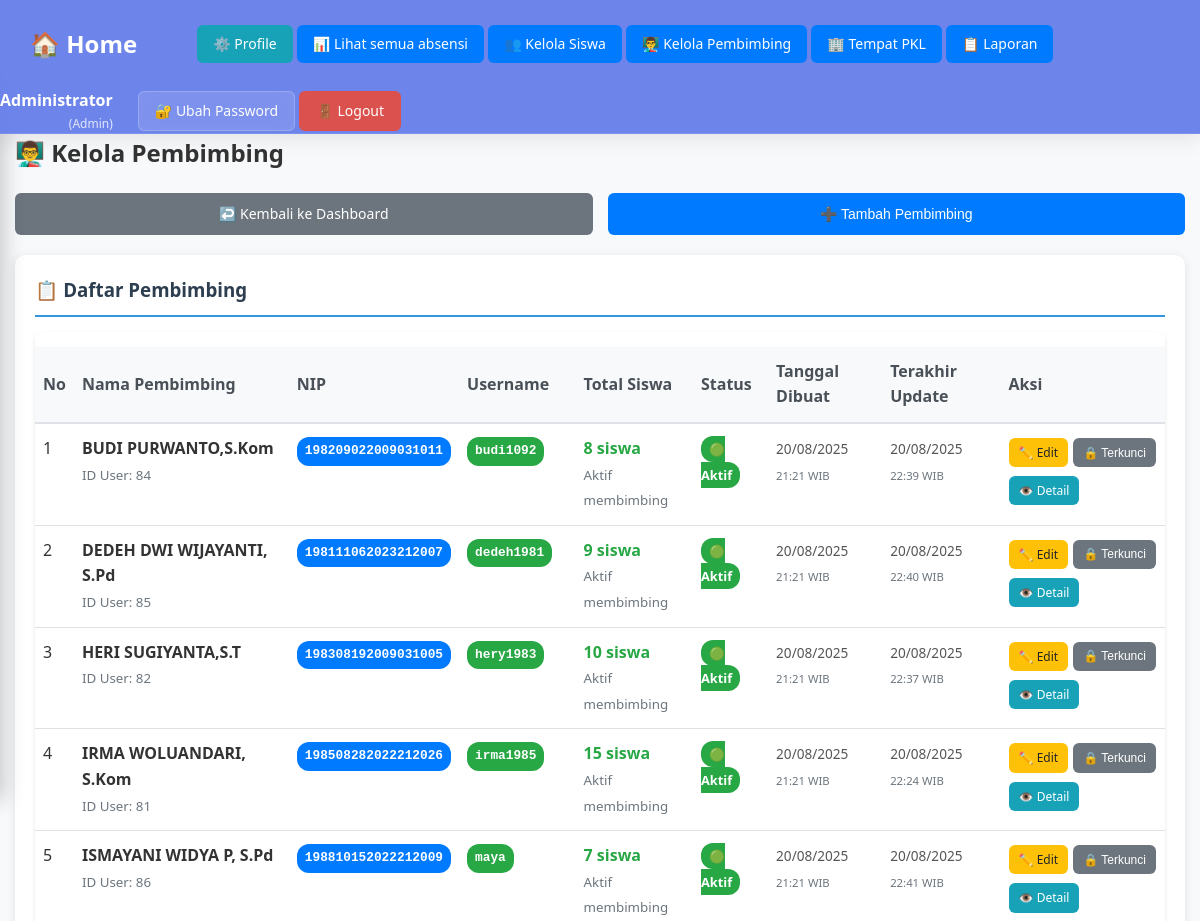
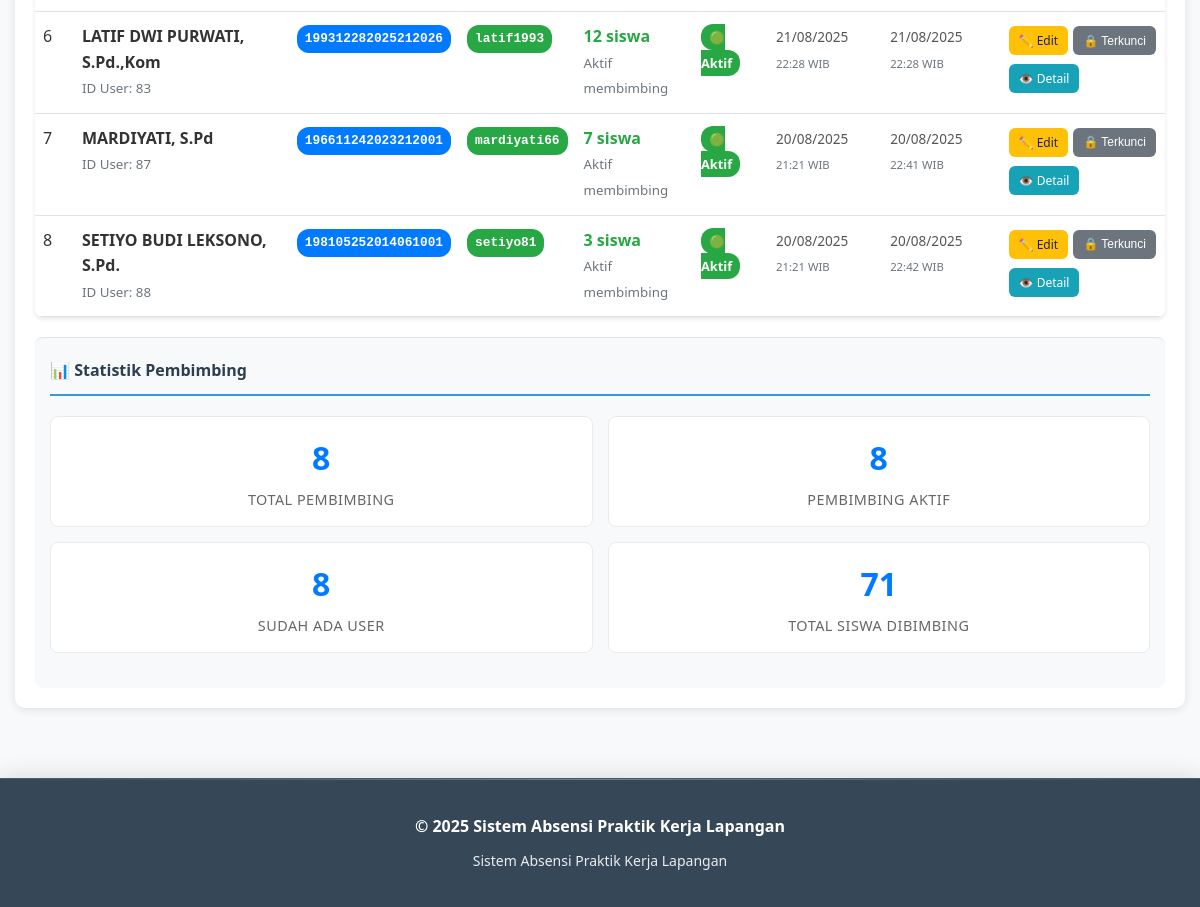
Screenshot of /public/index.php?r=admin/pembimbing (signed in) with the database file from the repository (2 pictures, top to bottom).
### tables this page shows
CREATE TABLE `pembimbing` (
  `id` int(11) NOT NULL AUTO_INCREMENT,
  `nama` varchar(255) NOT NULL,
  `nip` varchar(18) NOT NULL,
  `user_id` int(11) DEFAULT NULL,
  `created_at` timestamp NOT NULL DEFAULT current_timestamp(),
  `updated_at` timestamp NOT NULL DEFAULT current_timestamp() ON UPDATE current_timestamp(),
  PRIMARY KEY (`id`),
  UNIQUE KEY `nip` (`nip`)
);

CREATE TABLE `users` (
  `id` int(11) NOT NULL AUTO_INCREMENT,
  `username` varchar(50) NOT NULL,
  `password_hash` varchar(255) NOT NULL,
  `role` enum('admin','pembimbing','siswa') NOT NULL,
  `name` varchar(100) NOT NULL,
  PRIMARY KEY (`id`),
  UNIQUE KEY `username` (`username`)
);

### app/Controllers/Controller.php (called while the page is built, shortened)
<?php
class Controller {
    protected function view(string $path, array $data=[]): void {
        extract($data);
        $viewFile = __DIR__ . '/../Views/' . $path . '.php';
        include __DIR__ . '/../Views/layouts/header.php';
        include $viewFile;
        include __DIR__ . '/../Views/layouts/footer.php';
    }
}

### app/Controllers/AdminController.php (called while the page is built, shortened)
<?php
class AdminController extends Controller {
    public function pembimbing(): void {
        $db = new Database(require __DIR__.'/../../config/db.php');
        $pembimbing = new Pembimbing($db);
        $listPembimbing = $pembimbing->listAll();
        $this->view('admin/pembimbing', ['pembimbing' => $listPembimbing]);
    }
}

### public/index.php (called while the page is built, shortened)
<?php
require __DIR__.'/../app/autoload.php';
$appCfg = require __DIR__.'/../config/app.php';
$r = $_GET['r'] ?? 'auth/login';
[$c, $a] = array_pad(explode('/', $r, 2), 2, 'index');
$controller = null;
switch($c){
    case 'admin': $controller = new AdminController($appCfg); break;
}
$controller->$a();

### app/autoload.php (called while the page is built, shortened)
<?php
spl_autoload_register(function ($class) {
    $prefix = 'App\\';
    $base_dir = __DIR__ . '/';
    $len = strlen($prefix);
    $relative_class = substr($class, $len);
    $file = $base_dir . str_replace('\\', '/', $relative_class) . '.php';
});

### config/db.php (called while the page is built, shortened)
<?php
return [
    'host' => 'localhost',
    'name' => 'db_absensi_pkl',
    'user' => 'root',
    'pass' => '',
    'charset' => 'utf8mb4',
];

### app/Models/Database.php (called while the page is built, shortened)
<?php
class Database {
    private PDO $pdo;
    public function __construct(array $cfg) {
        $dsn = sprintf('mysql:host=%s;dbname=%s;charset=%s',$cfg['host'],$cfg['name'],$cfg['charset']??'utf8mb4');
        $opt = [
            PDO::ATTR_ERRMODE => PDO::ERRMODE_EXCEPTION,
            PDO::ATTR_DEFAULT_FETCH_MODE => PDO::FETCH_ASSOC,
            PDO::ATTR_EMULATE_PREPARES => false,
        ];
        try { $this->pdo = new PDO($dsn,$cfg['user'],$cfg['pass'],$opt); }
        catch (PDOException $e) { die('DB connection failed: '.$e->getMessage()); }
    }
    public function pdo(): PDO {
        return $this->pdo;
    }
}

### app/Models/BaseModel.php (called while the page is built, shortened)
<?php
abstract class BaseModel {
    public function __construct(Database $database) {
        $this->db = $database->pdo();
    }
}

### app/Models/Pembimbing.php (called while the page is built, shortened)
<?php
class Pembimbing extends BaseModel {
    public function listAll(): array {
        $st = $this->db->prepare("
            SELECT
                p.*,
                COALESCE(siswa_count.total_siswa, 0) as total_siswa,
                u.username,
                u.role as user_role,
                u.name as user_name
            FROM pembimbing p
            LEFT JOIN (
                SELECT pembimbing_id, COUNT(*) as total_siswa
                FROM siswa
                GROUP BY pembimbing_id
            ) siswa_count ON p.id = siswa_count.pembimbing_id
            LEFT JOIN users u ON p.user_id = u.id
            ORDER BY p.nama ASC
        ");
        $st->execute();
        return $st->fetchAll();
    }
}

### app/Views/admin/pembimbing.php (the view, shortened to what this page needs)
<h2>👨‍🏫 Kelola Pembimbing</h2>
<div class="action-buttons" style="margin-bottom: 20px;">
    <a href="?r=admin/dashboard" class="btn btn-secondary">
        ↩️ Kembali ke Dashboard
    </a>
    <button onclick="showAddForm()" class="btn btn-primary">
        ➕ Tambah Pembimbing
    </button>
</div>
<div class="grid">
    <div class="card">
        <h3>📋 Daftar Pembimbing</h3>
        <?php if(empty($pembimbing)): ?>
            <div class="alert alert-info">
                <strong>ℹ️ Info:</strong> Belum ada data pembimbing.
                Silakan tambah pembimbing baru.
            </div>
        <?php else: ?>
            <div class="table-responsive">
                <table class="table">
                    <thead>
                        <tr>
                            <th>No</th>
                            <th>Nama Pembimbing</th>
                            <th>NIP</th>
                            <th>Username</th>
                            <th>Total Siswa</th>
                            <th>Status</th>
                            <th>Tanggal Dibuat</th>
                            <th>Terakhir Update</th>
                            <th>Aksi</th>
                        </tr>
                    </thead>
                    <tbody>
                    <?php
                    $no = 1;
                    foreach($pembimbing as $p):
                    ?>
                        <tr>
                            <td><?= $no++ ?></td>
                            <td>
                                <strong><?= htmlspecialchars($p['nama']) ?></strong>
                                <?php if (!empty($p['user_id'])): ?>
                                    <br><small class="text-muted">ID User: <?= $p['user_id'] ?></small>
                                <?php endif; ?>
                            </td>
                            <td>
                                <span class="nip-badge"><?= htmlspecialchars($p['nip']) ?></span>
                            </td>
                            <td>
                                <?php if (!empty($p['username'])): ?>
                                    <span class="username-badge"><?= htmlspecialchars($p['username']) ?></span>
                                <?php else: ?>
                                    <span class="badge badge-warning">Belum ada user</span>
                                <?php endif; ?>
                            </td>
                            <td>
                                <span class="siswa-count"><?= $p['total_siswa'] ?? 0 ?> siswa</span>
                                <?php if (($p['total_siswa'] ?? 0) > 0): ?>
                                    <br><small class="text-muted">Aktif membimbing</small>
                                <?php endif; ?>
                            </td>
                            <td>
                                <?php if(($p['total_siswa'] ?? 0) > 0): ?>
                                    <span class="badge badge-success">🟢 Aktif</span>
                                <?php else: ?>
                                    <span class="badge badge-secondary">⚪ Tidak Aktif</span>
                                <?php endif; ?>
                            </td>
                            <td>
                                <?php if (!empty($p['created_at'])): ?>
                                    <span class="date-info">
                                        <?= date('d/m/Y', strtotime($p['created_at'])) ?>
                                        <br><small class="text-muted"><?= date('H:i', strtotime($p['created_at'])) ?> WIB</small>
                                    </span>
                                <?php else: ?>
                                    <span class="text-muted">-</span>
                                <?php endif; ?>
                            </td>
                            <td>
                                <?php if (!empty($p['updated_at'])): ?>
                                    <span class="date-info">
                                        <?= date('d/m/Y', strtotime($p['updated_at'])) ?>
                                        <br><small class="text-muted"><?= date('H:i', strtotime($p['updated_at'])) ?> WIB</small>
                                    </span>
                                <?php else: ?>
                                    <span class="text-muted">-</span>
                                <?php endif; ?>
                            </td>
                            <td>
                                <div class="action-buttons-small">
                                    <a href="?r=admin/pembimbingEdit&id=<?= $p['id'] ?>"
                                       class="btn btn-sm btn-warning" title="Edit">
                                        ✏️ Edit
                                    </a>
                                    <?php if(($p['total_siswa'] ?? 0) == 0): ?>
                                        <button onclick="deletePembimbing(<?= $p['id'] ?>, '<?= htmlspecialchars($p['nama']) ?>')"
                                                class="btn btn-sm btn-danger" title="Hapus">
                                            🗑️ Hapus
                                        </button>
                                    <?php else: ?>
                                        <button class="btn btn-sm btn-secondary" disabled title="Tidak dapat dihapus karena masih membimbing siswa">
                                            🔒 Terkunci
                                        </button>
                                    <?php endif; ?>
                                    <a href="?r=admin/pembimbingDetail&id=<?= $p['id'] ?>"
                                       class="btn btn-sm btn-info" title="Detail">
                                        👁️ Detail
                                    </a>
                                </div>
                            </td>
                        </tr>
                    <?php endforeach; ?>
                    </tbody>
                </table>
            </div>
            <div class="stats-section" style="margin-top: 20px; padding-top: 20px; border-top: 1px solid #dee2e6;">
                <h4>📊 Statistik Pembimbing</h4>
                <div class="stats-grid">
                    <div class="stat-item">
                        <div class="stat-number"><?= count($pembimbing) ?></div>
                        <div class="stat-label">Total Pembimbing</div>
                    </div>
                    <div class="stat-item">
                        <div class="stat-number"><?= count(array_filter($pembimbing, function($p) { return ($p['total_siswa'] ?? 0) > 0; })) ?></div>
                        <div class="stat-label">Pembimbing Aktif</div>
                    </div>
                    <div class="stat-item">
                        <div class="stat-number"><?= count(array_filter($pembimbing, function($p) { return !empty($p['username']); })) ?></div>
                        <div class="stat-label">Sudah Ada User</div>
                    </div>
                    <div class="stat-item">
                        <div class="stat-number"><?= array_sum(array_column($pembimbing, 'total_siswa')) ?></div>
                        <div class="stat-label">Total Siswa Dibimbing</div>
                    </div>
                </div>
            </div>
        <?php endif; ?>
    </div>
</div>

### public/assets/css/style.css (style rules this page uses)
* { margin: 0; padding: 0; box-sizing: border-box; }
body { font-family: 'Segoe UI', Tahoma, Geneva, Verdana, sans-serif; line-height: 1.6; color: #333; background-color: #f8f9fa; }
.grid { display: grid; grid-template-columns: repeat(auto-fit, minmax(300px, 1fr)); gap: 20px; margin: 20px 0; }
.card { background: white; border-radius: 10px; padding: 20px; box-shadow: 0 2px 10px rgba(0,0,0,0.1); margin-bottom: 20px; }
.card h2, .card h3, .card h4 { color: #2c3e50; margin-bottom: 15px; border-bottom: 2px solid #3498db; padding-bottom: 10px; }
.btn { display: inline-block; padding: 10px 20px; border: none; border-radius: 5px; font-size: 16px; font-weight: 600; text-decoration: none; cursor: pointer; transition: all 0.3s ease; text-align: center; }
.btn-primary { background-color: #3498db; color: white; }
.btn-secondary { background-color: #6c757d; color: white; }
.btn-info { background-color: #17a2b8; color: white; }
.btn-sm { padding: 5px 10px; font-size: 14px; }
.action-buttons { display: grid; grid-template-columns: repeat(auto-fit, minmax(200px, 1fr)); gap: 15px; margin: 20px 0; }
.table { width: 100%; border-collapse: collapse; margin-top: 15px; }
.table th, .table td { padding: 12px; text-align: left; border-bottom: 1px solid #dee2e6; }
.table th { background-color: #f8f9fa; font-weight: 600; color: #2c3e50; }
.stats-grid { display: grid; grid-template-columns: repeat(auto-fit, minmax(150px, 1fr)); gap: 20px; margin: 20px 0; }
.stat-number { font-size: 2.5rem; font-weight: bold; color: #2c3e50; margin-bottom: 10px; }
.stat-label { color: #6c757d; font-size: 0.9rem; text-transform: uppercase; letter-spacing: 0.5px; }
.badge { padding: 5px 10px; border-radius: 20px; font-size: 0.8rem; font-weight: bold; }
.badge-success { background-color: #28a745; color: white; }
.text-muted { color: #6c757d; }
.table-responsive { overflow-x: auto; }

### app/Views/admin/pembimbing.php (style rules this page uses)
.grid { display: grid; grid-template-columns: 1fr; gap: 20px; margin-top: 20px; }
.nip-badge { background: #007bff; color: white; padding: 4px 8px; border-radius: 12px; font-size: 0.8rem; font-weight: bold; font-family: monospace; }
.username-badge { background: #28a745; color: white; padding: 4px 8px; border-radius: 12px; font-size: 0.8rem; font-weight: bold; font-family: monospace; }
.siswa-count { color: #28a745; font-weight: bold; }
.action-buttons-small { display: flex; gap: 5px; }
.btn { padding: 10px 20px; border: none; border-radius: 6px; font-size: 14px; font-weight: 500; text-decoration: none; cursor: pointer; transition: all 0.3s ease; }
.btn-primary { background-color: #007bff; color: white; }
.btn-secondary { background-color: #6c757d; color: white; }
.btn-warning { background-color: #ffc107; color: #212529; }
.btn-info { background-color: #17a2b8; color: white; }
.btn-sm { padding: 5px 10px; font-size: 12px; }
.badge { padding: 4px 8px; border-radius: 12px; font-size: 0.8rem; font-weight: bold; }
.badge-success { background-color: #28a745; color: white; }
.date-info { font-size: 0.85rem; color: #555; }
.stats-section { background-color: #f8f9fa; padding: 15px; border-radius: 8px; margin-top: 20px; }
.stats-grid { display: grid; grid-template-columns: repeat(auto-fit, minmax(150px, 1fr)); gap: 15px; }
.stat-item { text-align: center; padding: 15px; border: 1px solid #e9ecef; border-radius: 8px; background-color: #fff; transition: transform 0.2s ease, box-shadow 0.2s ease; }
.stat-number { font-size: 2rem; font-weight: bold; color: #007bff; margin-bottom: 5px; }
.stat-label { font-size: 0.9rem; color: #666; font-weight: 500; }
.text-muted { color: #6c757d !important; }
.table-responsive { overflow-x: auto; border-radius: 8px; box-shadow: 0 2px 4px rgba(0,0,0,0.1); }
.table { width: 100%; border-collapse: collapse; background-color: #fff; }
.table th { background-color: #f8f9fa; padding: 12px 8px; text-align: left; font-weight: 600; color: #495057; border-bottom: 2px solid #dee2e6; }
.table td { padding: 12px 8px; border-bottom: 1px solid #dee2e6; vertical-align: top; }
.nip-badge, .username-badge { display: inline-block; padding: 4px 8px; border-radius: 12px; font-size: 0.8rem; font-weight: bold; font-family: monospace; white-space: nowrap; }
.nip-badge { background: #007bff; color: white; }
.username-badge { background: #28a745; color: white; }
.action-buttons-small { display: flex; gap: 5px; flex-wrap: wrap; }
.action-buttons-small .btn { margin: 2px 0; }
@media (max-width: 1200px) { .stats-grid { grid-template-columns: repeat(2, 1fr); } }

### rows the page displays
pembimbing: nama "BUDI PURWANTO,S.Kom", user "84", nip "198209022009031011", user.username "budi1092", total_siswa "8", created_at "20/08/2025", created_at "21:21", updated_at "20/08/2025", updated_at "22:39"
pembimbing: nama "DEDEH DWI WIJAYANTI, S.Pd", user "85", nip "198111062023212007", user.username "dedeh1981", total_siswa "9", created_at "20/08/2025", created_at "21:21", updated_at "20/08/2025", updated_at "22:40"
pembimbing: nama "HERI SUGIYANTA,S.T", user "82", nip "198308192009031005", user.username "hery1983", total_siswa "10", created_at "20/08/2025", created_at "21:21", updated_at "20/08/2025", updated_at "22:37"
pembimbing: nama "IRMA WOLUANDARI, S.Kom", user "81", nip "198508282022212026", user.username "irma1985", total_siswa "15", created_at "20/08/2025", created_at "21:21", updated_at "20/08/2025", updated_at "22:24"
pembimbing: nama "ISMAYANI WIDYA P, S.Pd", user "86", nip "198810152022212009", user.username "maya", total_siswa "7", created_at "20/08/2025", created_at "21:21", updated_at "20/08/2025", updated_at "22:41"
pembimbing: nama "LATIF DWI PURWATI, S.Pd.,Kom", user "83", nip "199312282025212026", user.username "latif1993", total_siswa "12", created_at "21/08/2025", created_at "22:28", updated_at "21/08/2025", updated_at "22:28"
pembimbing: nama "MARDIYATI, S.Pd", user "87", nip "196611242023212001", user.username "mardiyati66", total_siswa "7", created_at "20/08/2025", created_at "21:21", updated_at "20/08/2025", updated_at "22:41"
pembimbing: nama "SETIYO BUDI LEKSONO, S.Pd.", user "88", nip "198105252014061001", user.username "setiyo81", total_siswa "3", created_at "20/08/2025", created_at "21:21", updated_at "20/08/2025", updated_at "22:42"

### other values shown
$_SESSION['user']['name'] "Administrator"
$_SESSION['user']['role'] "Admin"
count($pembimbing) "8"
array_sum(array_column($pembimbing, 'total_siswa')) "71"
$schoolName "Sistem Absensi Praktik Kerja Lapangan"
